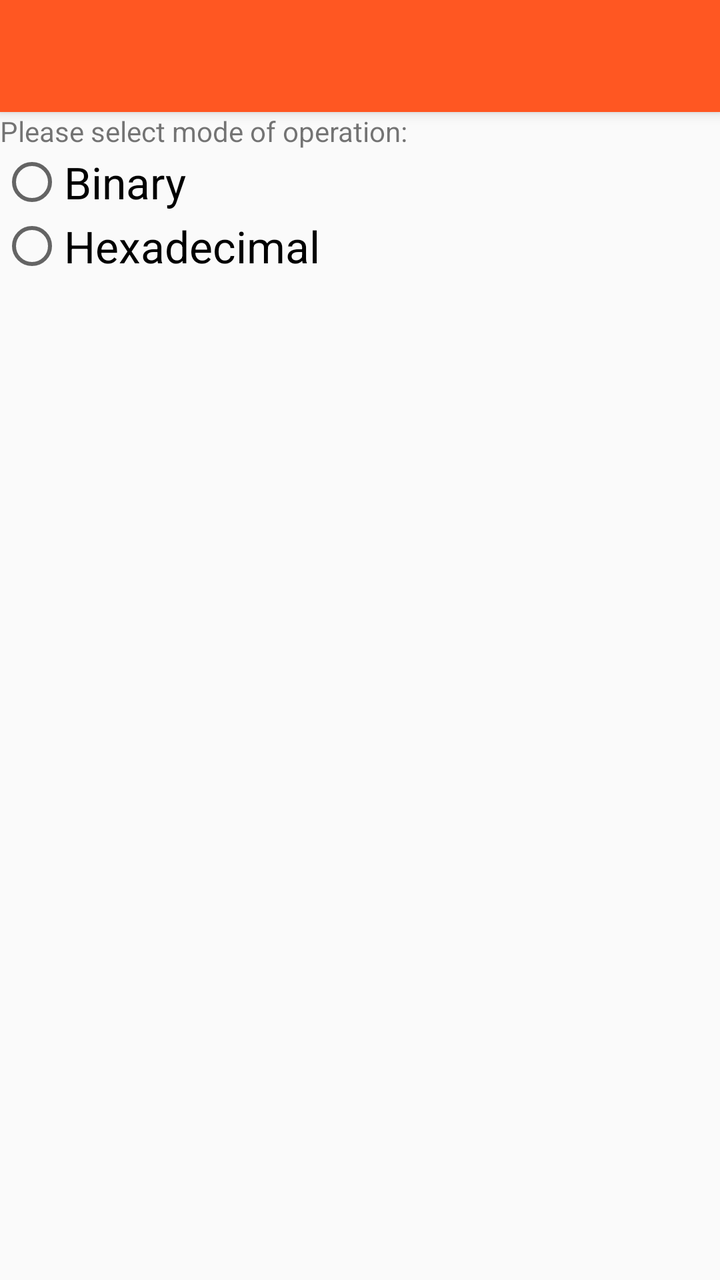
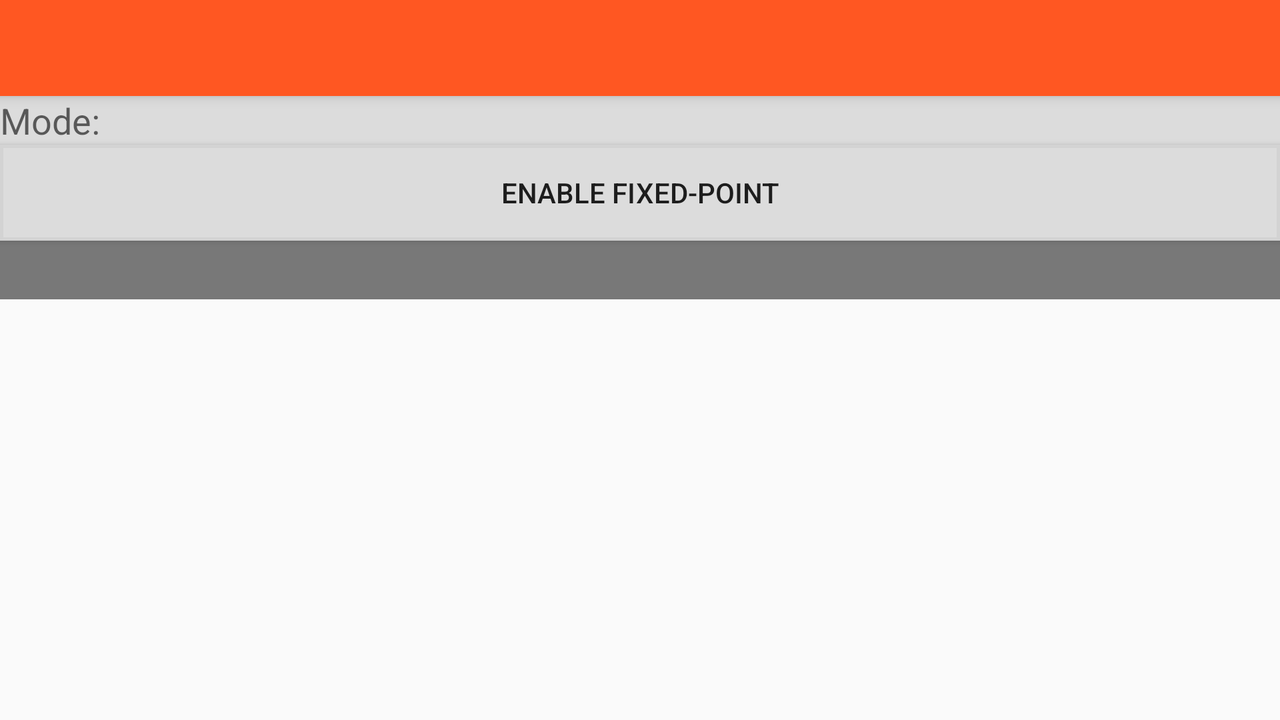

Compare how this app lays out the same screen by default and in its alternative resource folder. The renders come first, then the two layout files and the values they reference.
<!-- AndroidManifest.xml: activity theme AppTheme -->
<!-- res/layout/activity_calculator.xml -->
<?xml version="1.0" encoding="utf-8"?>
<RelativeLayout xmlns:android="http://schemas.android.com/apk/res/android"
    xmlns:app="http://schemas.android.com/apk/res-auto"
    android:layout_width="match_parent"
    android:layout_height="match_parent"
    android:orientation="vertical">

    <android.support.v7.widget.Toolbar
        android:id="@+id/my_toolbar"
        android:layout_width="match_parent"
        android:layout_height="?attr/actionBarSize"
        android:background="?attr/colorPrimary"
        android:elevation="4dp"
        android:theme="@style/ThemeOverlay.AppCompat.ActionBar"
        app:theme="@style/ThemeOverlay.AppCompat.Dark.ActionBar" />

    <TextView
        android:id="@+id/textView"
        android:layout_width="match_parent"
        android:layout_height="wrap_content"
        android:layout_below="@id/my_toolbar"
        android:text="Please select mode of operation:" />

    <RadioGroup
        android:id="@+id/radioGroupCalculator"
        android:layout_width="wrap_content"
        android:layout_height="wrap_content"
        android:layout_alignParentLeft="true"
        android:layout_alignParentStart="true"
        android:layout_below="@+id/textView">

        <RadioButton
            android:id="@+id/binarybuttoncalculator"
            android:layout_width="wrap_content"
            android:layout_height="wrap_content"
            android:onClick="binaryCalculator"
            android:text="Binary"
            android:textAppearance="@style/TextAppearance.AppCompat.Large" />

        <RadioButton
            android:id="@+id/hexadecimalbuttoncalculator"
            android:layout_width="wrap_content"
            android:layout_height="wrap_content"
            android:text="Hexadecimal"
            android:textAppearance="@style/TextAppearance.AppCompat.Large" />
    </RadioGroup>


    <FrameLayout
        android:id="@+id/calculator_frame"
        android:layout_width="match_parent"
        android:layout_height="wrap_content"
        android:layout_alignParentBottom="true"
        android:layout_alignParentLeft="true"
        android:layout_alignParentStart="true"
        android:layout_below="@id/radioGroupCalculator"></FrameLayout>
</RelativeLayout>
<!-- resources referenced by this layout -->
<resources>
  <style name="AppTheme" parent="Theme.AppCompat.Light.NoActionBar">
          
          <item name="colorPrimary">@color/ColourPrimary</item>
          <item name="colorPrimaryDark">@color/ColourPrimaryDark</item>
          
      </style>
  <color name="ColourPrimary">#FF5722</color>
  <color name="ColourPrimaryDark">#E64A19</color>
</resources>
<!-- res/layout-land/activity_calculator.xml (the repository's variant of the layout above) -->
<!-- drawn on the phone turned sideways -->
<?xml version="1.0" encoding="utf-8"?>
<LinearLayout xmlns:android="http://schemas.android.com/apk/res/android"
    xmlns:app="http://schemas.android.com/apk/res-auto"
    android:layout_width="match_parent"
    android:layout_height="match_parent"
    android:orientation="vertical"
    android:weightSum="1">

    <android.support.v7.widget.Toolbar
        android:id="@+id/my_toolbar"
        android:layout_width="match_parent"
        android:layout_height="?attr/actionBarSize"
        android:background="?attr/colorPrimary"
        android:elevation="4dp"
        android:theme="@style/ThemeOverlay.AppCompat.ActionBar"
        app:theme="@style/ThemeOverlay.AppCompat.Dark.ActionBar" />
    <ScrollView
        android:layout_width="match_parent"
        android:layout_height="match_parent">
        <LinearLayout
            android:layout_width="match_parent"
            android:layout_height="match_parent"
            android:orientation="vertical">

            <TextView
                android:id="@+id/textView"
                android:layout_width="match_parent"
                android:layout_height="wrap_content"
                android:layout_below="@id/my_toolbar"
                android:background="@color/lighter_grey"
                android:text="Mode:"
                android:textAppearance="@style/TextAppearance.AppCompat.Medium" />

            <Spinner
                android:id="@+id/spinnerSelectCalculator"
                android:layout_width="match_parent"
                android:layout_height="wrap_content"
                android:background="@color/lighter_grey"
                android:elevation="4dp"
                android:spinnerMode="dropdown" />
            <Button
                android:id="@+id/buttonFixedPoint"
                android:layout_width="match_parent"
                android:layout_height="0dp"
                android:background="@drawable/buttons_calc"
                android:layout_weight=".075"
                android:text="Enable Fixed-Point" />

            <TextView
                android:id="@+id/textViewInput"
                android:layout_width="match_parent"
                android:layout_height="0dp"
                android:layout_below="@+id/textViewMode"
                android:layout_weight="0.275"
                android:background="@color/grey"
                android:gravity="right|bottom"
                android:scrollbars="vertical"
                android:text=""
                android:textAppearance="@style/TextAppearance.AppCompat.Large"
                android:textColor="@color/white" />

            <TextView
                android:id="@+id/textViewResult"
                android:layout_width="match_parent"
                android:layout_height="0dp"
                android:layout_below="@id/textViewInput"
                android:layout_weight="0.1"
                android:gravity="right"
                android:text=""
                android:textAppearance="@style/TextAppearance.AppCompat.Medium" />

            <FrameLayout
                android:id="@+id/calculator_frame"
                android:layout_width="match_parent"
                android:layout_height="0dp"
                android:layout_alignParentBottom="true"
                android:layout_alignParentLeft="true"
                android:layout_alignParentStart="true"
                android:layout_below="@id/textViewInput"
                android:layout_weight="0.55"></FrameLayout>
        </LinearLayout>

    </ScrollView>

</LinearLayout>
<!-- resources referenced by the variant -->
<!-- as the phone turned sideways resolves them -->
<resources>
  <color name="grey">#787878</color>
  <color name="lighter_grey">#DCDCDC</color>
  <color name="white">#FFFFFF</color>
  <!-- drawable buttons_calc (drawable) -->
  <?xml version="1.0" encoding="utf-8"?>
  <shape xmlns:android="http://schemas.android.com/apk/res/android"
      android:shape="rectangle">
      <gradient
          android:angle="90"
          android:endColor="@color/lighter_grey"
          android:startColor="@color/lighter_grey" />
      <padding
          android:bottom="1dp"
          android:left="1dp"
          android:right="1dp"
          android:top="1dp" />
      <corners android:radius="0dp" />
      <stroke
          android:width="5px"
          android:color="@color/light_grey" />
  </shape>
  <style name="AppTheme" parent="Theme.AppCompat.Light.NoActionBar">
          
          <item name="colorPrimary">@color/ColourPrimary</item>
          <item name="colorPrimaryDark">@color/ColourPrimaryDark</item>
          
      </style>
  <color name="light_grey">#d3d3d3</color>
  <color name="ColourPrimary">#FF5722</color>
  <color name="ColourPrimaryDark">#E64A19</color>
</resources>
